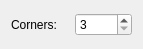
<?xml version="1.0" encoding="UTF-8"?>
<ui version="4.0">
 <class>ShapePolygonCP</class>
 <widget class="QWidget" name="ShapePolygonCP">
  <property name="geometry">
   <rect>
    <x>0</x>
    <y>0</y>
    <width>143</width>
    <height>49</height>
   </rect>
  </property>
  <layout class="QHBoxLayout">
   <item>
    <widget class="QLabel" name="label">
     <property name="text">
      <string>Corners:</string>
     </property>
     <property name="buddy">
      <cstring>Corners</cstring>
     </property>
     <property name="Shortcut" stdset="0">
      <string>,C</string>
     </property>
    </widget>
   </item>
   <item>
    <widget class="QSpinBox" name="Corners">
     <property name="minimum">
      <number>3</number>
     </property>
    </widget>
   </item>
  </layout>
 </widget>
 <resources/>
 <connections/>
</ui>
